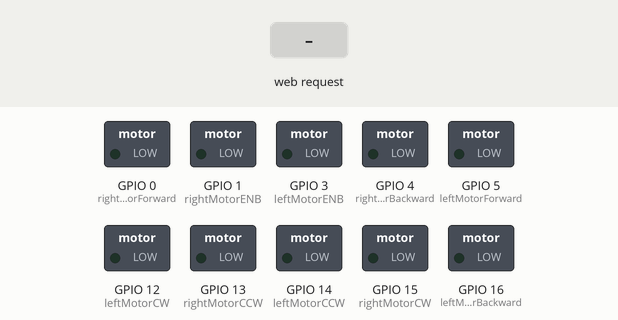
Simulated run of this sketch. Board: ESP8266 (NodeMCU). Shown: switched loads named in the sketch (green lamp = pin HIGH). The inputs (shaded band) are chosen by the test bench. WiFi joins after 1.5 s; servers stay silent unless stated; what the sketch prints to the serial monitor is not drawn.

Above: at 2.7 s.
2.8 s: HTTP request GET /forward received
At 3.9 s:
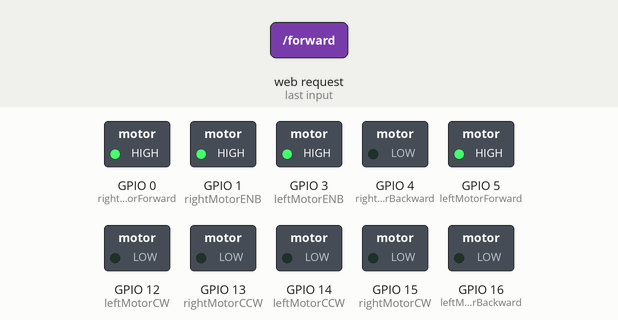
4.3 s: HTTP request GET /backward received
At 5.0 s:
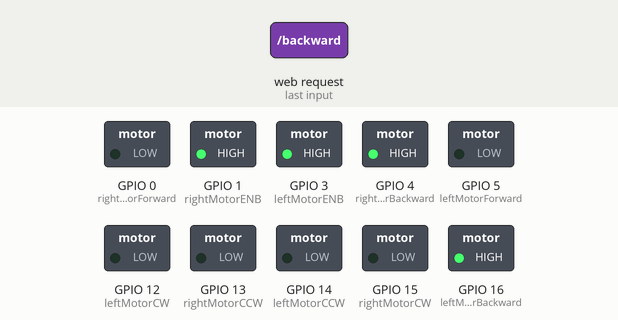
5.8 s: HTTP request GET /left received
At 6.2 s:
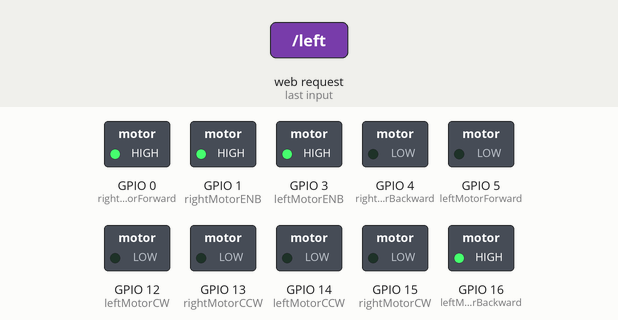
7.3 s: HTTP request GET /right received
At 8.5 s:
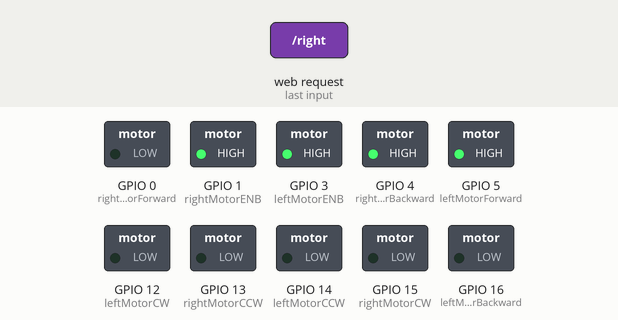
8.8 s: HTTP request GET /leftforward received
At 9.7 s:
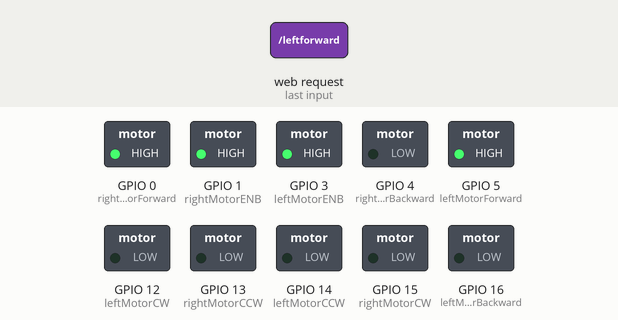
10.3 s: HTTP request GET /leftbackward received
At 10.8 s:
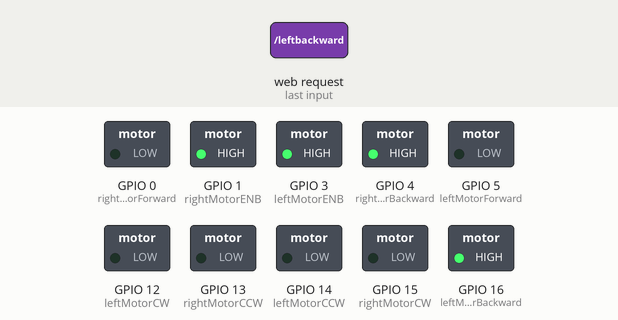
Timing chart, 0 to 12.8 s (numbered marks = the images above; inputs shaded):
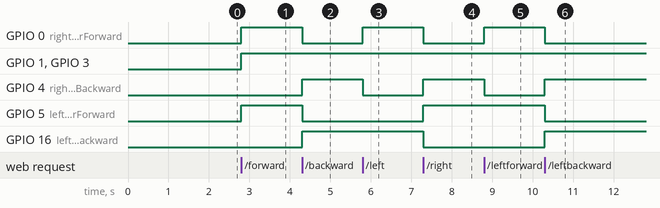

The sketch:

esp8266_robot_wifi.ino
```cpp
/*
 * Mert Arduino and Tech - YouTube
 * WiFi Robot controlled by Phone (WiFibot/Android/IoT/ESP8266)
 * NodeMCU ESP8266 Tutorial 03
 * Please Subscribe for Support - https://goo.gl/RLT6DT
 */


/* include library */
#include <ESP8266WiFi.h>

/*
 * If you have no idea about this library, you can watch the tutorial below
 * NodeMCU ESP8266 Tutorial 01: Programming NodeMCU ESP-12E Using Arduino IDE
 * https://youtu.be/NtyFx1frYB0
 */

/* define port */
WiFiClient client;
WiFiServer server(80);

/* WIFI settings */
const char* ssid = "YOUR_SSID"; /* change with your ssid */
const char* password = "YOUR_PASSWORD"; /* change with your password */

/* data received from application */
String  data ="";

/* define L298N or L293D motor control pins */

/* 1st H-BRIGDE */
int rightMotorForward = 0;   /* GPIO0(D3) -> IN1  */
int rightMotorBackward = 4;  /* GPIO4(D2) -> IN2  */
int leftMotorForward = 5;     /* GPIO5(D1) -> IN3   */
int leftMotorBackward = 16;    /* GPIO16(D0) -> IN4   */

/* 2nd H-BRIGDE */
int rightMotorCW = 15;   /* GPIO15(D8) -> IN1  */
int rightMotorCCW = 13;  /* GPIO13(D7) -> IN2  */
int leftMotorCW = 12;     /* GPIO12(D6) -> IN3   */
int leftMotorCCW = 14;    /* GPIO14(D5) -> IN4   */


/* define L298N or L293D enable pins */
int rightMotorENB = 1; /* GPIO01 -> Motor-right Enable */
int leftMotorENB = 3;  /* GPIO03(S3) -> Motor-left Enable */


void setup()
{
  /* initialize motor control pins as output */
  pinMode(leftMotorForward, OUTPUT);
  pinMode(rightMotorForward, OUTPUT);
  pinMode(leftMotorBackward, OUTPUT);
  pinMode(rightMotorBackward, OUTPUT);
  pinMode(leftMotorCW, OUTPUT);
  pinMode(rightMotorCW, OUTPUT);
  pinMode(leftMotorCCW, OUTPUT);
  pinMode(rightMotorCCW, OUTPUT);


  /* initialize motor enable pins as output */
  pinMode(leftMotorENB, OUTPUT);
  pinMode(rightMotorENB, OUTPUT);

  /* initilize serial communication */
  Serial.begin(115200);

  /* Connect to wifi*/
  connectWiFi();

  /* start server communication */
  server.begin();
}

void loop()
{
    /* If the server available, run the "checkClient" function */
    client = server.available();
    if (!client) return;
    data = checkClient ();

/************************ Run function according to incoming data from application *************************/

    /* If the incoming data is "forward", run the "MotorForward" function */
    if (data == "forward") MotorForward();
    /* If the incoming data is "backward", run the "MotorBackward" function */
    else if (data == "backward") MotorBackward();
    /* If the incoming data is "left", run the "TurnLeft" function */
    else if (data == "left") TurnLeft();
    /* If the incoming data is "right", run the "TurnRight" function */
    else if (data == "right") TurnRight();
    else if (data == "leftforward") MotorLeftForward();
    else if (data == "rightforward") MotorRightForward();
    else if (data == "leftbackward") MotorLeftBackward();
    else if (data == "rightbackward") MotorRightBackward();


    /* If the incoming data is "stop", run the "MotorStop" function */
    else if (data == "stop") MotorStop();
    else if (data == "stophand") MotorHandStop();

    else if (data == "leftcw") MotorLeftCW();
    else if (data == "leftccw") MotorLeftCCW();
    else if (data == "rightcw") MotorRightCW();
    else if (data == "rightccw") MotorRightCCW();


}

/********************************************* FORWARD *****************************************************/
void MotorForward(void)
{
    digitalWrite(leftMotorENB,HIGH);
    digitalWrite(rightMotorENB,HIGH);
    digitalWrite(leftMotorForward,HIGH);
    digitalWrite(rightMotorForward,HIGH);
    digitalWrite(leftMotorBackward,LOW);
    digitalWrite(rightMotorBackward,LOW);
}

/********************************************* BACKWARD *****************************************************/
void MotorBackward(void)
{
    digitalWrite(leftMotorENB,HIGH);
    digitalWrite(rightMotorENB,HIGH);
    digitalWrite(leftMotorForward,LOW);
    digitalWrite(rightMotorForward,LOW);
    digitalWrite(leftMotorBackward,HIGH);
    digitalWrite(rightMotorBackward,HIGH);
}


void MotorLeftForward(void)
{
    analogWrite(leftMotorENB,900);
    digitalWrite(rightMotorENB,HIGH);
    digitalWrite(leftMotorForward,HIGH);
    digitalWrite(rightMotorForward,HIGH);
    digitalWrite(leftMotorBackward,LOW);
    digitalWrite(rightMotorBackward,LOW);
}

void MotorRightForward(void)
{
    analogWrite(rightMotorENB,900);
    digitalWrite(leftMotorENB,HIGH);
    digitalWrite(leftMotorForward,HIGH);
    digitalWrite(rightMotorForward,HIGH);
    digitalWrite(leftMotorBackward,LOW);
    digitalWrite(rightMotorBackward,LOW);
}

void MotorLeftBackward(void)
{
    analogWrite(leftMotorENB,900);
    digitalWrite(rightMotorENB,HIGH);
    digitalWrite(leftMotorForward,LOW);
    digitalWrite(rightMotorForward,LOW);
    digitalWrite(leftMotorBackward,HIGH);
    digitalWrite(rightMotorBackward,HIGH);
}

void MotorRightBackward(void)
{
    analogWrite(rightMotorENB,900);
    digitalWrite(leftMotorENB,HIGH);
    digitalWrite(leftMotorForward,LOW);
    digitalWrite(rightMotorForward,LOW);
    digitalWrite(leftMotorBackward,HIGH);
    digitalWrite(rightMotorBackward,HIGH);
}

/********************************************* TURN LEFT *****************************************************/
void TurnLeft(void)
{
  analogWrite(leftMotorENB,750);
  analogWrite(rightMotorENB,750);
  digitalWrite(leftMotorForward,LOW);
  digitalWrite(rightMotorForward,HIGH);
  digitalWrite(rightMotorBackward,LOW);
  digitalWrite(leftMotorBackward,HIGH);
}

/********************************************* TURN RIGHT *****************************************************/
void TurnRight(void)
{
  analogWrite(leftMotorENB,750);
  analogWrite(rightMotorENB,750);
  digitalWrite(leftMotorForward,HIGH);
  digitalWrite(rightMotorForward,LOW);
  digitalWrite(rightMotorBackward,HIGH);
  digitalWrite(leftMotorBackward,LOW);
}

/********************************************* STOP *****************************************************/
void MotorStop(void)
{
  digitalWrite(leftMotorENB,LOW);
  digitalWrite(rightMotorENB,LOW);
  digitalWrite(leftMotorForward,LOW);
  digitalWrite(leftMotorBackward,LOW);
  digitalWrite(rightMotorForward,LOW);
  digitalWrite(rightMotorBackward,LOW);
}

void MotorHandStop(void)
{
  digitalWrite(leftMotorCW,LOW);
  digitalWrite(leftMotorCCW,LOW);
  digitalWrite(rightMotorCW,LOW);
  digitalWrite(rightMotorCCW,LOW);
}

/********************************************* STOP *****************************************************/
void MotorLeftCW(void)
{
  digitalWrite(leftMotorCW,HIGH);
  digitalWrite(leftMotorCCW,LOW);
  digitalWrite(rightMotorCW,LOW);
  digitalWrite(rightMotorCCW,LOW);
}

void MotorRightCW(void)
{
  digitalWrite(leftMotorCW,LOW);
  digitalWrite(leftMotorCCW,LOW);
  digitalWrite(rightMotorCW,HIGH);
  digitalWrite(rightMotorCCW,LOW);
}

void MotorLeftCCW(void)
{
  digitalWrite(leftMotorCW,LOW);
  digitalWrite(leftMotorCCW,HIGH);
  digitalWrite(rightMotorCW,LOW);
  digitalWrite(rightMotorCCW,LOW);
}

void MotorRightCCW(void)
{
  digitalWrite(leftMotorCW,LOW);
  digitalWrite(leftMotorCCW,LOW);
  digitalWrite(rightMotorCW,LOW);
  digitalWrite(rightMotorCCW,HIGH);
}

void connectWiFi()
{
  Serial.println("Connecting to WIFI");
  WiFi.begin(ssid, password);
  while ((!(WiFi.status() == WL_CONNECTED)))
  {
    delay(300);
    Serial.print("..");
  }
  Serial.println("");
  Serial.println("WiFi connected");
  Serial.println("NodeMCU Local IP is : ");
  Serial.print((WiFi.localIP()));
}

/********************************** RECEIVE DATA FROM the APP ******************************************/
String checkClient (void)
{
  while(!client.available()) delay(1);
  String request = client.readStringUntil('\r');
  request.remove(0, 5);
  request.remove(request.length()-9,9);
  return request;
}
```

Measured:
- after the input at 2.8 s, GPIO 0 (rightMotorForward), GPIO 1 (rightMotorENB), GPIO 3 (leftMotorENB), GPIO 5 (leftMotorForward): LOW → HIGH at once
- after the input at 4.3 s, GPIO 0 (rightMotorForward), GPIO 5 (leftMotorForward): HIGH → LOW at once; GPIO 4 (rightMotorBackward), GPIO 16 (leftMotorBackward): LOW → HIGH at once
- after the input at 5.8 s, GPIO 0 (rightMotorForward): LOW → HIGH at once; GPIO 4 (rightMotorBackward): HIGH → LOW at once
- after the input at 7.3 s, GPIO 0 (rightMotorForward), GPIO 16 (leftMotorBackward): HIGH → LOW at once; GPIO 4 (rightMotorBackward), GPIO 5 (leftMotorForward): LOW → HIGH at once
- after the input at 8.8 s, GPIO 0 (rightMotorForward): LOW → HIGH at once; GPIO 4 (rightMotorBackward): HIGH → LOW at once
- after the input at 10.3 s, GPIO 0 (rightMotorForward), GPIO 5 (leftMotorForward): HIGH → LOW at once; GPIO 4 (rightMotorBackward), GPIO 16 (leftMotorBackward): LOW → HIGH at once
